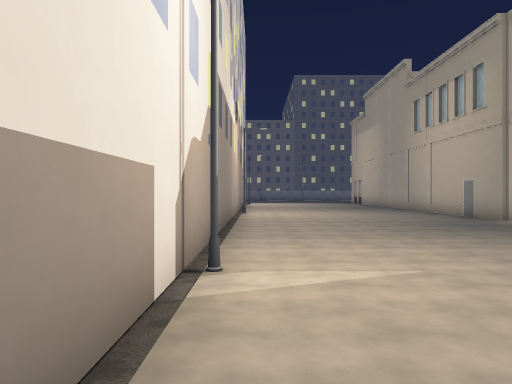
View 1 (above)

14 first-person views from a walk through a 3-D level made in the Godot game engine. The camera is 1.5 m above the floor, looks level and sees 70° across. The floor is counted in squares, 2 m on a side. Each view is taken from the middle of a square. On the plan, view 1 faces up. The plan holds only what a view shows up to about 11 squares ahead; the rest is blank. The place goes on beyond the plan. Some surface patterns are stand-ins.

View 2
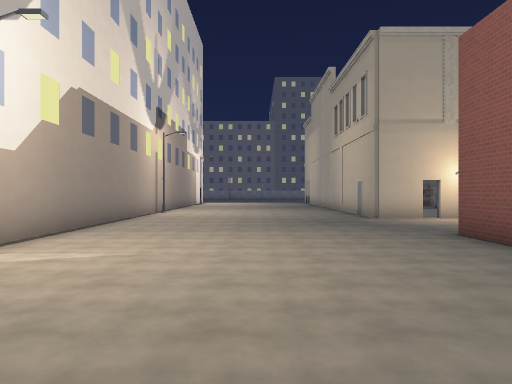

View 3
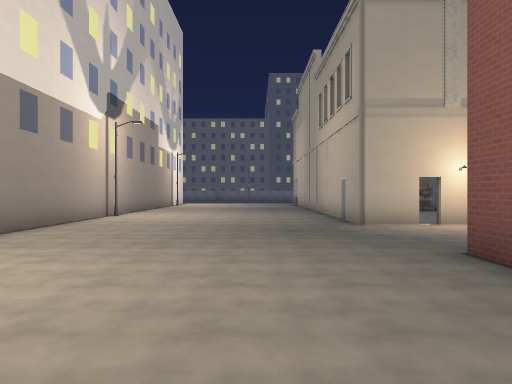

View 4
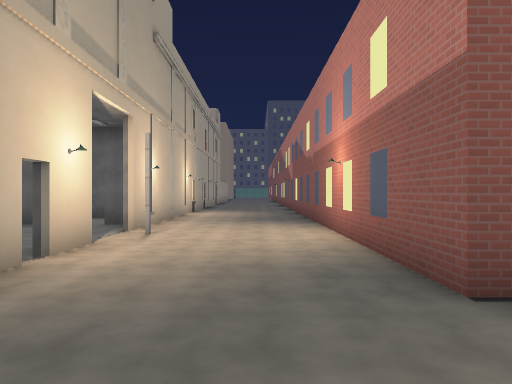

View 5
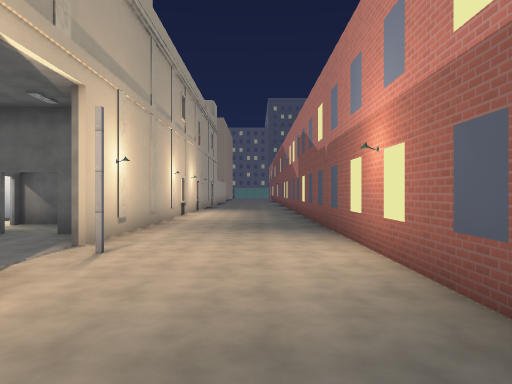

View 6
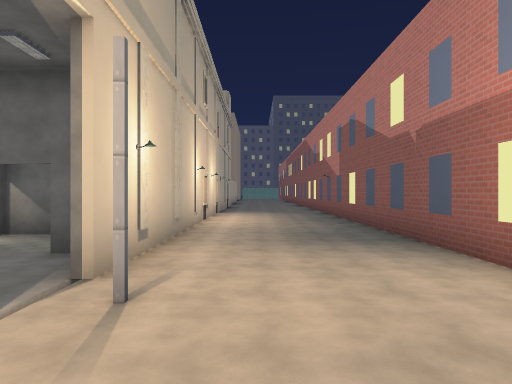

View 7
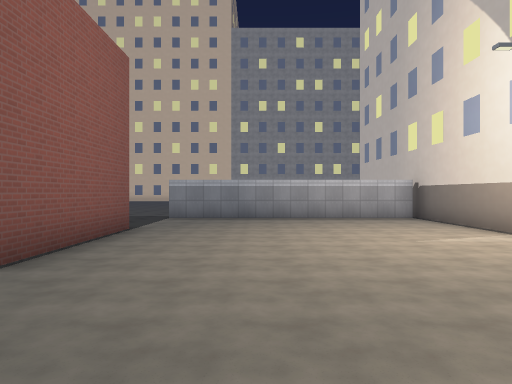

View 8
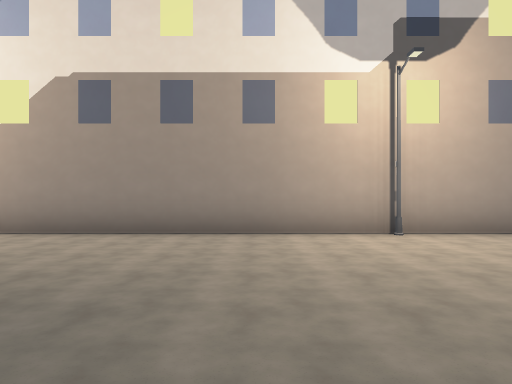

View 9
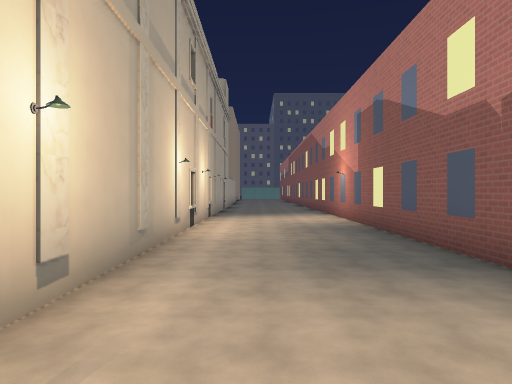

View 10
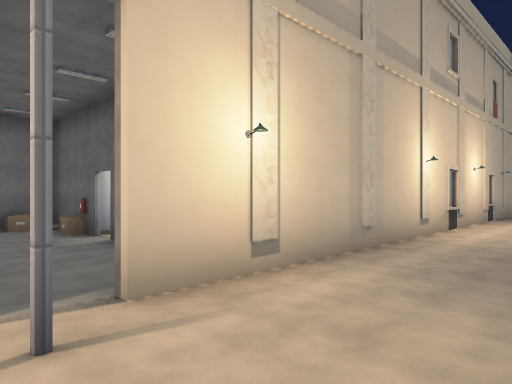

View 11
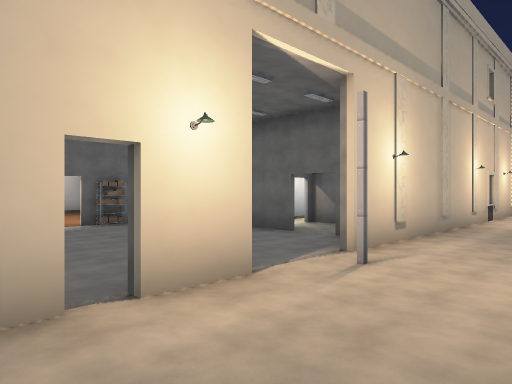

View 12
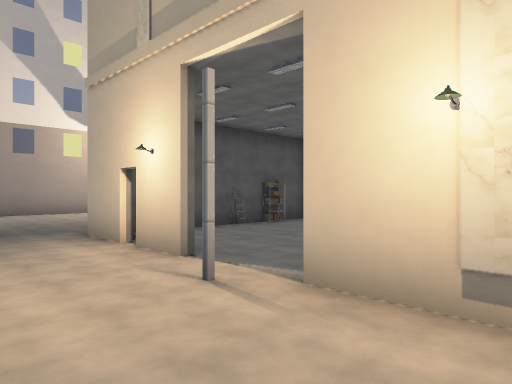

View 13
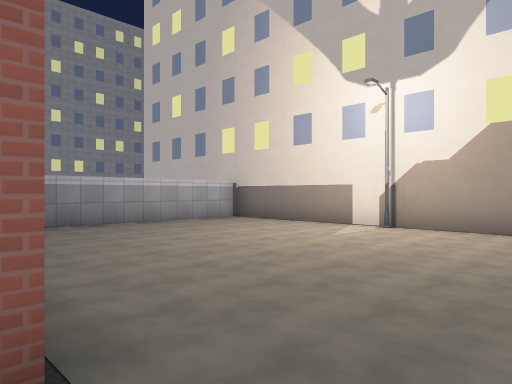

View 14
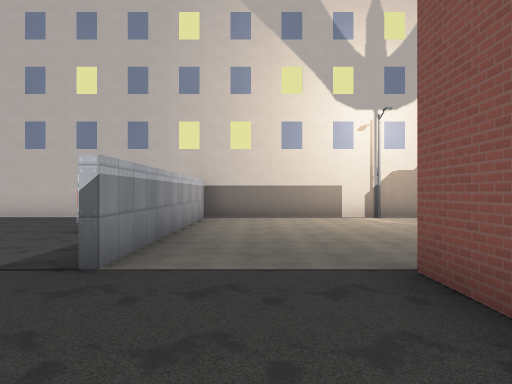

### Floor plan
Points are (right, up) in squares from view 1. A wall is a line through its corners. A room is listed if a view was taken in it or the views show most of it. See-through windows are left out.
Room 1 (views 1, 2, 3, 4, 5, 6, 7, 8, 9, 10, 11, 12, 13)
walls: (9.4, 9.4) (8.2, 9.4); (6.4, 10.4) (6.4, 12); (6.6, 1.5) (6.6, 5.5) (21, 5.5); (6.5, 12.5) (6.5, 11.5); (12.5, 10) (12.5, 10.5); (12.5, 11.5) (12.5, 12.8); (-0.7, 13.5) (-0.7, -2); (17.6, 9.4) (11.4, 9.4); (-0.5, -1.5) (5.5, -1.5); (20.4, 9.4) (19.4, 9.4)
ways out: opening at (6.3, 0) to room 2; closed door at (3, -2.5) to room 2; opening at (13, 11)
objects: streetlight (0, 3) to (0, 4); streetlight (0, 12) to (0, 13); other object (7, 10); other object (7, 13); pole (11, 9)
Room 2 (view 14)
walls: (-0.7, -5.1) (-0.7, -7.5); (5.5, -1.5) (6.5, -1.5); (7.9, 1.5) (6.6, 1.5)
ways out: opening at (6.3, 0) to room 1; closed door at (3, -2.5) to room 1

Where each view was taken, in squares from view 1:
view 1: 0 up, 0 right, facing up
view 2: 1 down, 3 right, facing up
view 3: 1 up, 4 right, facing up
view 4: 7 up, 4 right, facing right
view 5: 7 up, 6 right, facing right
view 6: 8 up, 8 right, facing right
view 7: 9 up, 4 right, facing down
view 8: 10 up, 6 right, facing left
view 9: 8 up, 10 right, facing right
view 10: 7 up, 10 right, facing up-right
view 11: 7 up, 7 right, facing up-right
view 12: 7 up, 13 right, facing up-left
view 13: 7 up, 7 right, facing down-left
view 14: 0 up, 10 right, facing left
